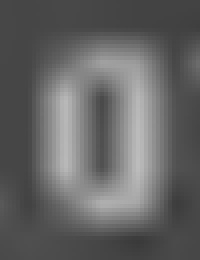
#> input picture 1-SklearnClassifier(Number-Recognition)/NumberPredict/numbers/0_152845968241.png, 50 x 65 px (shown 4 times larger)
$ python -i sklearn_predict.py   (imports and definitions only)
#> lines starting #> are read from the running program, lines starting #| are printed output that depends on the picture; after the words box and inside, x2 and y2 are one past the last pixel; in counts of white or black regions, pixels touching at a corner belong together
#> further down, picture is the input picture: shape (65, 50); min 58, max 188, mean 100.3
import cv2
import os
import sys
import random
import numpy as np
import pandas as pd
from collections import Counter
from sklearn import svm, model_selection, neighbors
from sklearn.ensemble import VotingClassifier, RandomForestClassifier
import pickle
import time
import warnings

EIGENVEC_REDUCTION = 1.4
CWD = os.getcwd()
SRCPATH = '{}\\numbers\\'.format(CWD)
if sys.platform.startswith('linux'):
	SRCPATH = SRCPATH.replace('\\','/')

def enhanceDigit(digitImage, thrOffset=50, scaleFactor=0.2):
#> called with thrOffset = 50, scaleFactor = 0.2
	hist, _ = np.histogram(digitImage, 256, [0,256])
#> hist = 256 values, max 340 at index 70, min 0 at index 0, mean 12.7
	indexMaxValue = np.argmax(hist)
#> indexMaxValue = 70
	binaryThreshold = indexMaxValue + thrOffset
#> binaryThreshold = 120
	_ ,thrDigit = cv2.threshold(digitImage, binaryThreshold, 255, cv2.THRESH_BINARY_INV)
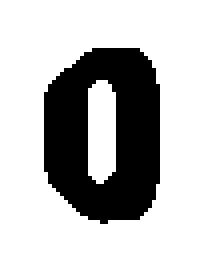
#> thrDigit: shape (65, 50) (shown 4 times larger); 71.6% white; 1 black region, box (x1, y1, x2, y2) and area: (11, 12, 40, 56) 923

	if scaleFactor > 0:
		h, w = thrDigit.shape
#> h = 65; w = 50
		thrDigit = cv2.resize(thrDigit, (0,0), fx=scaleFactor, fy=scaleFactor)

	return thrDigit

# [74 lines not run here, left out]

>>> import cv2
>>> picture = cv2.imread('../../1-SklearnClassifier(Number-Recognition)/NumberPredict/numbers/0_152845968241.png', cv2.IMREAD_GRAYSCALE)
>>> result = enhanceDigit(picture)
